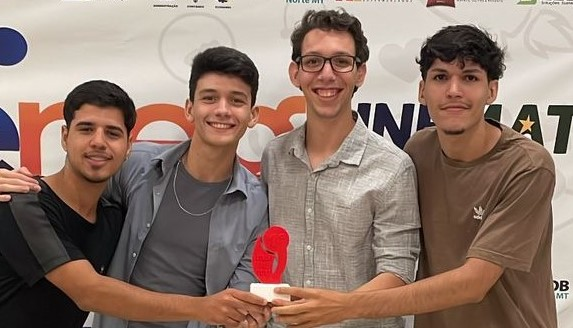
#> input picture opencv/imagens/imagens Angelo/Pessoas-Angelo/vencedores-trabalho-tales.jpg, 573 x 328 px
$ python DetectarFaces.py
#> lines starting #> are read from the running program, lines starting #| are printed output that depends on the picture
import numpy as np
import cv2
import time

def transformarImagem(imagem):
    classificador =  cv2.CascadeClassifier('haarcascade_frontalface_default.xml')
    #imagem = cv2.imread('imagens/imagens Angelo/Pessoas-Angelo/vencedores-trabalho-tales.jpg')
    imagemCinza = cv2.cvtColor(imagem, cv2.COLOR_BGR2GRAY)
    facesDetectadas = classificador.detectMultiScale(imagemCinza)

    cv2.imshow("Imagem Analisada", imagem)
    cv2.waitKey()

    print("Na foto, o sistema encontrou " + str(len(facesDetectadas)) + " faces")

#Ocorreram alguns problemas com algumas imagens, provavelmente pelas imagens de treinamento serem mais focadas e profissionais, o problema foi solucionado cortando os arredores da imagem e focando mais no rosto

transformarImagem(cv2.imread('imagens/imagens Angelo/Pessoas-Angelo/vencedores-trabalho-tales.jpg'))
#> in transformarImagem, `imagemCinza = cv2.cvtColor(imagem, cv2.COLOR_BGR2GRAY)`:
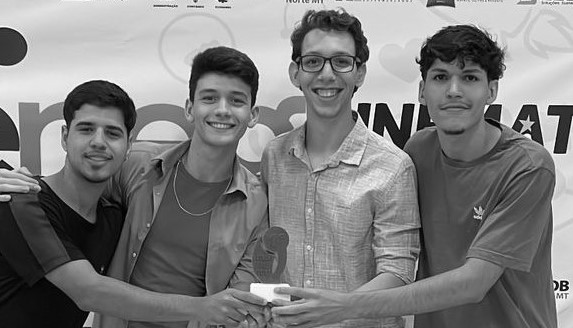
#> imagemCinza: shape (328, 573); min 0, max 255, mean 126.6
#> in transformarImagem, imagem is the input picture: shape (328, 573, 3); mean B, G, R 109.2, 120.9, 144.4
#> in transformarImagem, `facesDetectadas = classificador.detectMultiScale(imagemCinza)`: facesDetectadas = [[185, 69, 74, 74], [288, 30, 80, 80], [415, 47, 79, 79], [59, 100, 79, 79]]
#| Na foto, o sistema encontrou 4 faces
transformarImagem(cv2.imread('imagens/imagens Angelo/Pessoas-Angelo/Homossexuais-e-Angelo.jpg'))
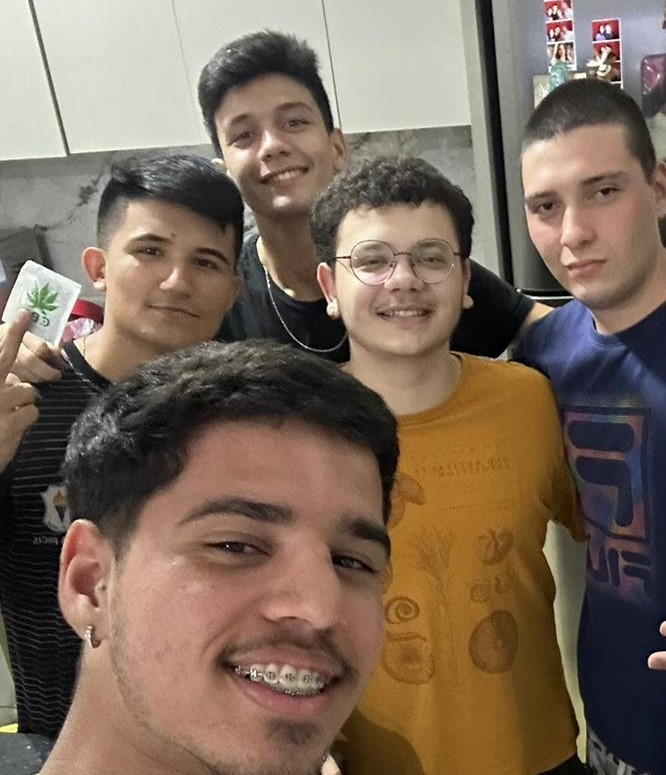
#> input picture opencv/imagens/imagens Angelo/Pessoas-Angelo/Homossexuais-e-Angelo.jpg, 666 x 775 px
#> in transformarImagem (call 2), `imagemCinza = cv2.cvtColor(imagem, cv2.COLOR_BGR2GRAY)`:
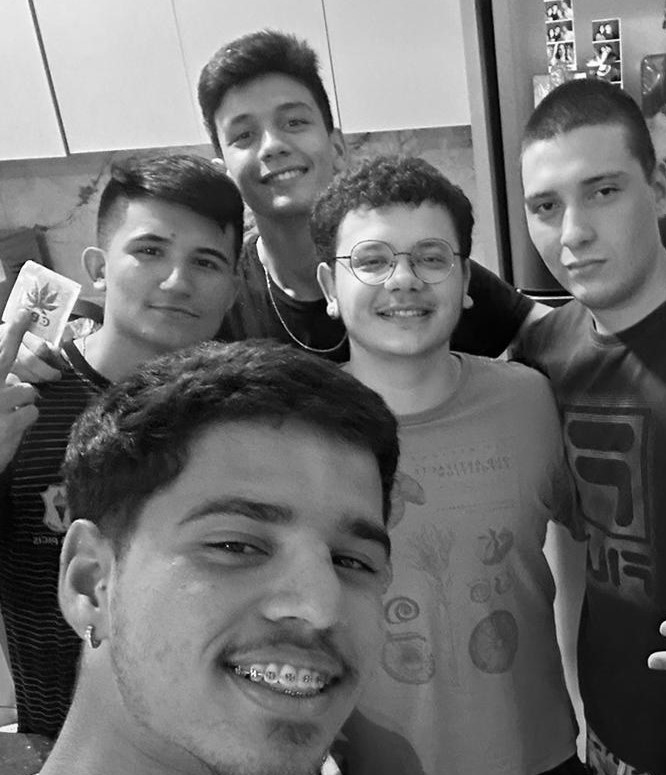
#> imagemCinza: shape (775, 666); min 0, max 255, mean 109.7
#> in transformarImagem, imagem is the input picture: shape (775, 666, 3); mean B, G, R 90.5, 105.9, 124.2
#> in transformarImagem (call 2), `facesDetectadas = classificador.detectMultiScale(imagemCinza)`: facesDetectadas = [[202, 72, 140, 140], [496, 141, 156, 156], [328, 204, 143, 143], [102, 199, 147, 147], [128, 416, 338, 338]]
#| Na foto, o sistema encontrou 5 faces
transformarImagem(cv2.imread('imagens/imagens Angelo/Pessoas-Angelo/primos-Angelo.jpg'))
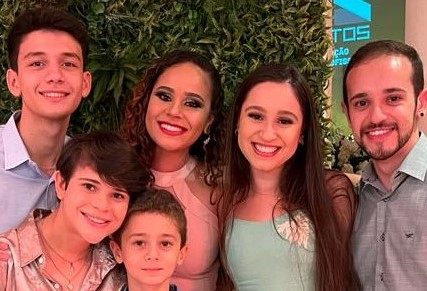
#> input picture opencv/imagens/imagens Angelo/Pessoas-Angelo/primos-Angelo.jpg, 427 x 291 px
#> in transformarImagem (call 3), `imagemCinza = cv2.cvtColor(imagem, cv2.COLOR_BGR2GRAY)`:
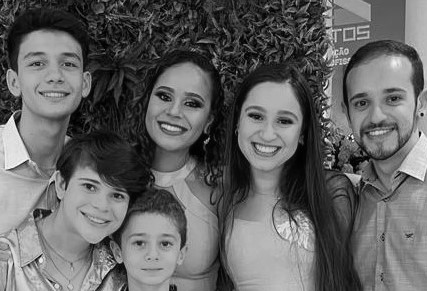
#> imagemCinza: shape (291, 427); min 0, max 250, mean 99.3
#> in transformarImagem, imagem is the input picture: shape (291, 427, 3); mean B, G, R 75.3, 86.1, 134.2
#> in transformarImagem (call 3), `facesDetectadas = classificador.detectMultiScale(imagemCinza)`: facesDetectadas = [[12, 31, 84, 84], [135, 67, 82, 82], [118, 216, 69, 69], [335, 68, 85, 85], [226, 85, 87, 87], [64, 164, 75, 75]]
#| Na foto, o sistema encontrou 6 faces
